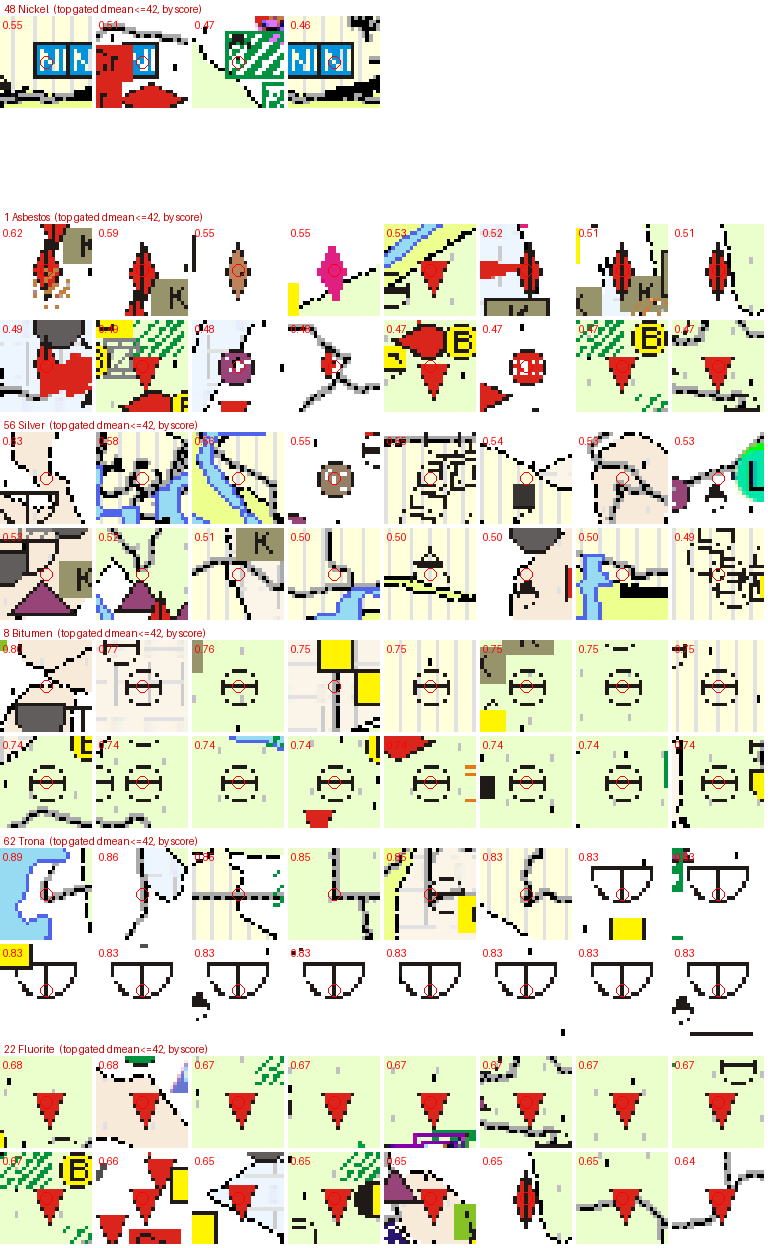

Reproduce this figure in Python.
import numpy as np, pandas as pd
from PIL import Image, ImageDraw
base=Image.open("work/mineral_base_2060x1677.png").convert("RGB")
cand=pd.read_csv("work/scan_candidates2.csv")
classes=[(48,'48 Nickel'),(1,'1 Asbestos'),(56,'56 Silver'),(8,'8 Bitumen'),(62,'62 Trona'),(22,'22 Fluorite')]
cell=96; cols=8; per=16
im=Image.new("RGB",(cols*cell, len(classes)*(2*cell+16)),(255,255,255)); dr=ImageDraw.Draw(im)
for ri,(no,title) in enumerate(classes):
    y0=ri*(2*cell+16)
    dr.text((4,y0+3),title+"  (top gated dmean<=42, by score)",fill=(200,0,0))
    cc=cand[(cand.leg_no==no)&(cand.dmean<=42)].sort_values('score',ascending=False)
    acc=[]
    for _,r in cc.iterrows():
        if all((r.px_x-a.px_x)**2+(r.px_y-a.px_y)**2>64 for a in acc): acc.append(r)
        if len(acc)>=per: break
    for i,r in enumerate(acc):
        x,y=int(r.px_x),int(r.px_y)
        cr=base.crop((x-12,y-12,x+13,y+13)).resize((cell-4,cell-4),Image.NEAREST)
        d2=ImageDraw.Draw(cr); d2.ellipse((cell//2-8,cell//2-8,cell//2+4,cell//2+4),outline=(255,0,0))
        X=(i%cols)*cell; Y=y0+16+(i//cols)*cell
        im.paste(cr,(X,Y)); dr.text((X+3,Y+3),f"{r.score:.2f}",fill=(255,0,0))
im.save("work/qa_missing2.png"); print("saved")
# identify long black bars: context crop around a Tar Sand top candidate
cc=cand[cand.leg_no==59].sort_values('score',ascending=False).iloc[0]
x,y=int(cc.px_x),int(cc.px_y)
base.crop((x-60,y-30,x+61,y+31)).resize((484,244),Image.NEAREST).save("work/blackbar_context.png")
print("bar at",x,y)
